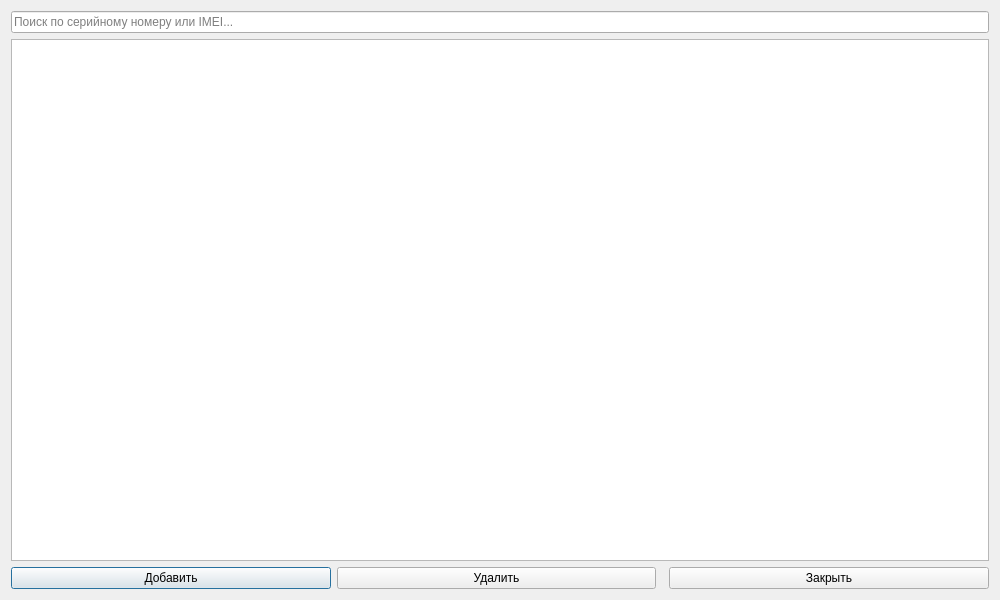
<?xml version="1.0" encoding="UTF-8"?>
<ui version="4.0">
    <class>TerminalsForm</class>
    <widget class="QDialog" name="TerminalsForm">
        <property name="geometry">
            <rect>
                <x>0</x>
                <y>0</y>
                <width>1000</width>
                <height>600</height>
            </rect>
        </property>
        <property name="windowTitle">
            <string>Form</string>
        </property>
        <layout class="QVBoxLayout" name="verticalLayout">
            <item>
                <widget class="QLineEdit" name="lineEditSearch">
                    <property name="placeholderText">
                        <string>Поиск по серийному номеру или IMEI...</string>
                    </property>
                    <property name="clearButtonEnabled">
                        <bool>true</bool>
                    </property>
                </widget>
            </item>
            <item>
                <widget class="QTableView" name="tableView">
                    <property name="alternatingRowColors">
                        <bool>true</bool>
                    </property>
                </widget>
            </item>
            <item>
                <layout class="QHBoxLayout" name="horizontalLayout">
                    <item>
                        <widget class="QPushButton" name="btnAdd">
                            <property name="text">
                                <string>Добавить</string>
                            </property>
                        </widget>
                    </item>
                    <item>
                        <widget class="QPushButton" name="btnDelete">
                            <property name="text">
                                <string>Удалить</string>
                            </property>
                        </widget>
                    </item>
                    <item>
                        <spacer name="horizontalSpacer">
                            <property name="orientation">
                                <enum>Qt::Horizontal</enum>
                            </property>
                        </spacer>
                    </item>
                    <item>
                        <widget class="QPushButton" name="btnClose">
                            <property name="text">
                                <string>Закрыть</string>
                            </property>
                        </widget>
                    </item>
                </layout>
            </item>
        </layout>
    </widget>
    <resources/>
    <connections/>
</ui>
